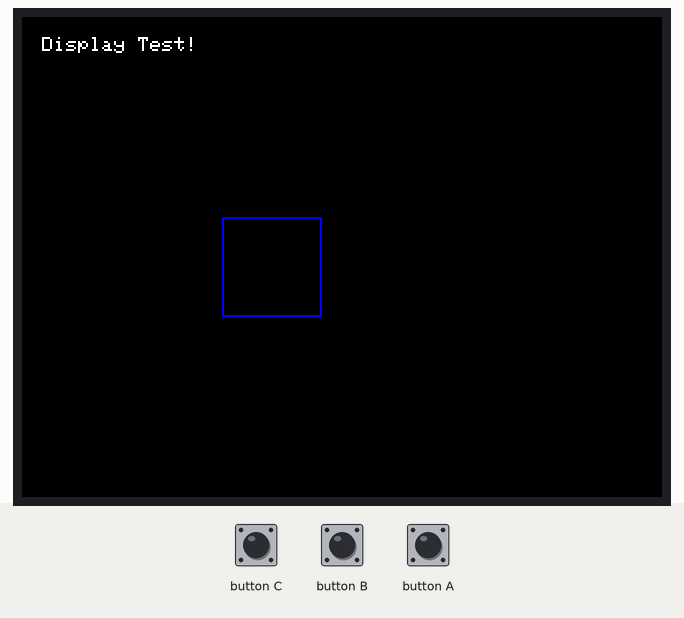
A sketch run on a simulated ESP32. Shown: 320×240 colour display.

Above: at 4.2 s.
At 5.2 s:
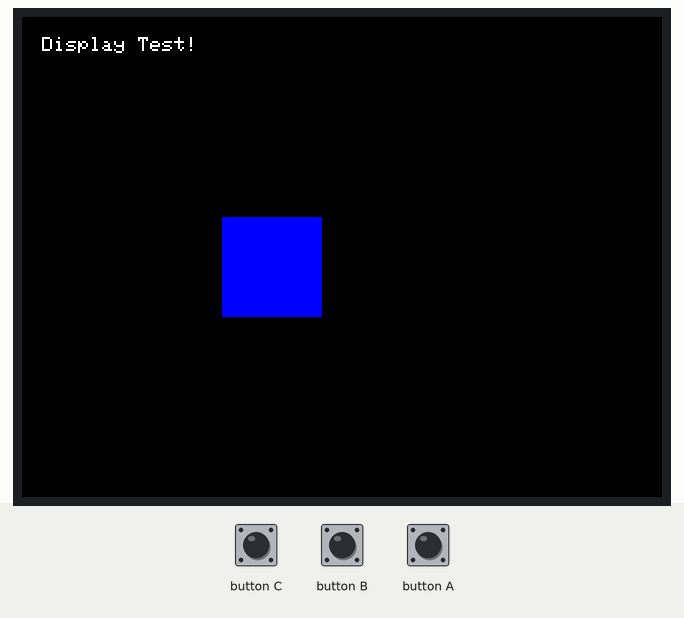
At 6.2 s:
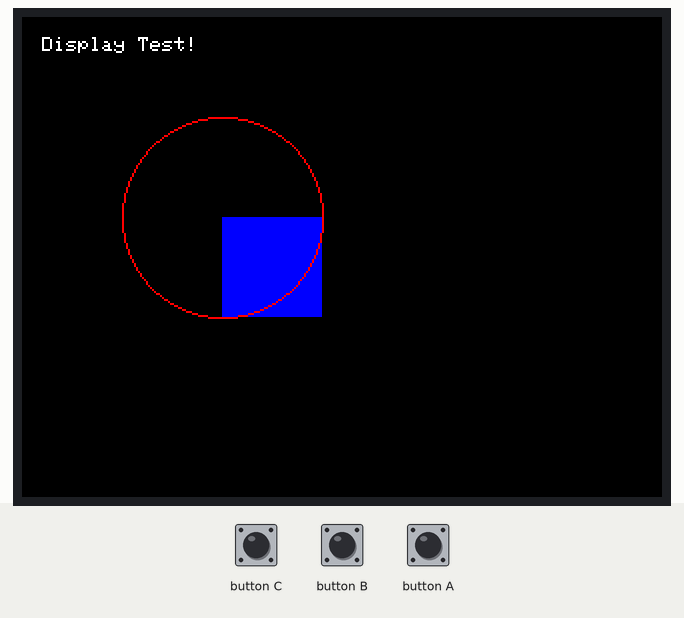
At 7.2 s:
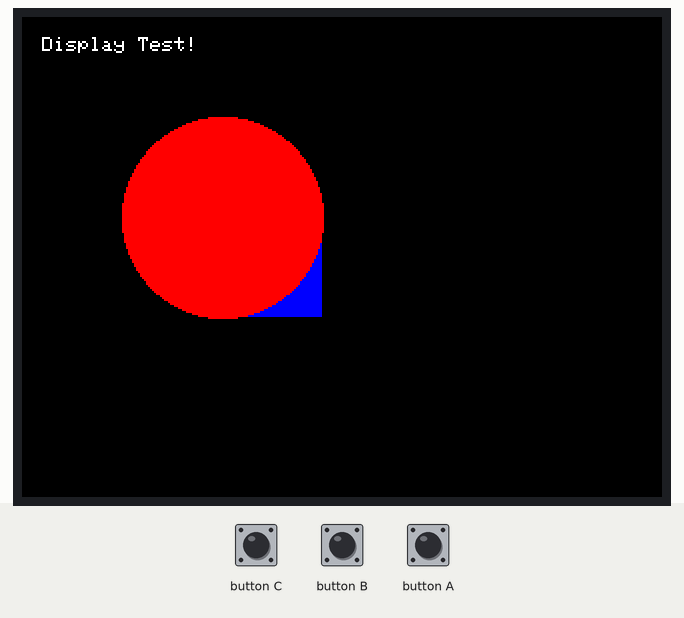
At 8.2 s:
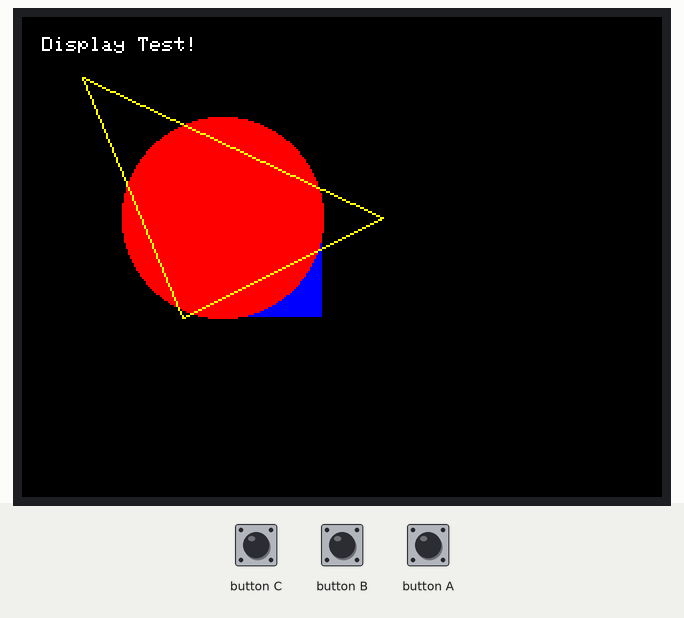
At 9.2 s:
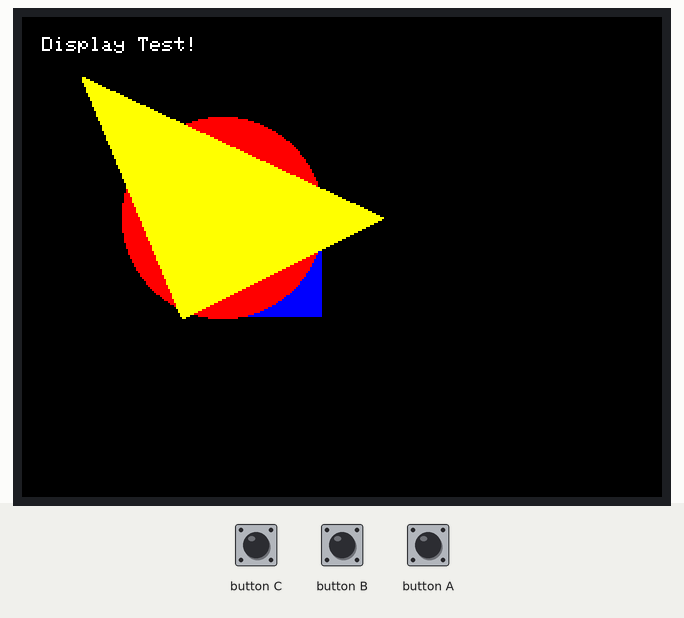

Measured:
- what the display in image 0 shows lasts 1.0 s, from 4.1 s to 5.1 s

The sketch:

m5stackprueba.ino
```cpp
#include <M5Stack.h>

void setup() {
  // put your setup code here, to run once:
  M5.begin();
  // Lcd display

  M5.Lcd.fillScreen(WHITE);

  delay(500);

  M5.Lcd.fillScreen(RED);

  delay(500);

  M5.Lcd.fillScreen(GREEN);

  delay(500);

  M5.Lcd.fillScreen(BLUE);

  delay(500);

  M5.Lcd.fillScreen(BLACK);

  delay(500);


  // text print

  M5.Lcd.fillScreen(BLACK);

  M5.Lcd.setCursor(10, 10);

  M5.Lcd.setTextColor(WHITE);

  M5.Lcd.setTextSize(1);

  M5.Lcd.printf("Display Test!");


  // draw graphic

  delay(1000);

  M5.Lcd.drawRect(100, 100, 50, 50, BLUE);

  delay(1000);

  M5.Lcd.fillRect(100, 100, 50, 50, BLUE);

  delay(1000);

  M5.Lcd.drawCircle(100, 100, 50, RED);

  delay(1000);

  M5.Lcd.fillCircle(100, 100, 50, RED);

  delay(1000);

  M5.Lcd.drawTriangle(30, 30, 180, 100, 80, 150, YELLOW);

  delay(1000);

  M5.Lcd.fillTriangle(30, 30, 180, 100, 80, 150, YELLOW);
}

void loop() {
  // put your main code here, to run repeatedly:
  //M5.Lcd.fillTriangle(random(M5.Lcd.width()-1), random(M5.Lcd.height()-1), random(M5.Lcd.width()-1), random(M5.Lcd.height()-1), random(M5.Lcd.width()-1), random(M5.Lcd.height()-1), random(0xfffe));


  M5.update();
}
```
